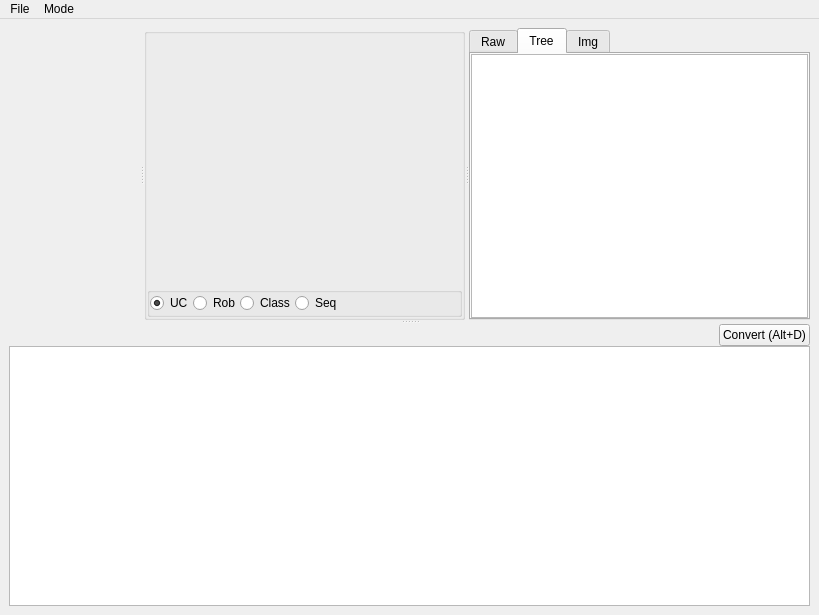
<?xml version="1.0" encoding="UTF-8"?>
<ui version="4.0">
 <class>MainWindow</class>
 <widget class="QMainWindow" name="MainWindow">
  <property name="geometry">
   <rect>
    <x>0</x>
    <y>0</y>
    <width>819</width>
    <height>615</height>
   </rect>
  </property>
  <property name="sizePolicy">
   <sizepolicy hsizetype="Preferred" vsizetype="Preferred">
    <horstretch>0</horstretch>
    <verstretch>0</verstretch>
   </sizepolicy>
  </property>
  <property name="windowTitle">
   <string>PlantUML to Structs viewer</string>
  </property>
  <property name="windowIcon">
   <iconset resource="resources/resources.qrc">
    <normaloff>:/img/logo.png</normaloff>:/img/logo.png</iconset>
  </property>
  <widget class="QWidget" name="centralwidget">
   <layout class="QGridLayout" name="gridLayout_5">
    <item row="0" column="0">
     <widget class="QSplitter" name="splitter_2">
      <property name="orientation">
       <enum>Qt::Vertical</enum>
      </property>
      <widget class="QSplitter" name="splitter">
       <property name="orientation">
        <enum>Qt::Horizontal</enum>
       </property>
       <widget class="QWidget" name="dirTree" native="true">
        <property name="sizePolicy">
         <sizepolicy hsizetype="Preferred" vsizetype="Preferred">
          <horstretch>0</horstretch>
          <verstretch>0</verstretch>
         </sizepolicy>
        </property>
       </widget>
       <widget class="QGroupBox" name="groupBox">
        <property name="sizePolicy">
         <sizepolicy hsizetype="Preferred" vsizetype="Preferred">
          <horstretch>0</horstretch>
          <verstretch>0</verstretch>
         </sizepolicy>
        </property>
        <property name="title">
         <string/>
        </property>
        <layout class="QGridLayout" name="gridLayout_4">
         <property name="leftMargin">
          <number>0</number>
         </property>
         <property name="topMargin">
          <number>0</number>
         </property>
         <property name="rightMargin">
          <number>0</number>
         </property>
         <property name="bottomMargin">
          <number>0</number>
         </property>
         <property name="spacing">
          <number>0</number>
         </property>
         <item row="0" column="0" rowspan="2" colspan="2">
          <widget class="QCodeEditor" name="codeEditor" native="true">
           <property name="sizePolicy">
            <sizepolicy hsizetype="Preferred" vsizetype="Preferred">
             <horstretch>0</horstretch>
             <verstretch>0</verstretch>
            </sizepolicy>
           </property>
          </widget>
         </item>
         <item row="1" column="1">
          <widget class="QGroupBox" name="groupBox_2">
           <property name="minimumSize">
            <size>
             <width>0</width>
             <height>30</height>
            </size>
           </property>
           <property name="maximumSize">
            <size>
             <width>16777215</width>
             <height>30</height>
            </size>
           </property>
           <property name="title">
            <string/>
           </property>
           <layout class="QGridLayout" name="gridLayout_2">
            <property name="leftMargin">
             <number>0</number>
            </property>
            <property name="topMargin">
             <number>0</number>
            </property>
            <property name="rightMargin">
             <number>0</number>
            </property>
            <property name="bottomMargin">
             <number>0</number>
            </property>
            <property name="spacing">
             <number>0</number>
            </property>
            <item row="0" column="0">
             <layout class="QHBoxLayout" name="horizontalLayout_3">
              <property name="sizeConstraint">
               <enum>QLayout::SetDefaultConstraint</enum>
              </property>
              <item>
               <widget class="QRadioButton" name="radioButtonUc">
                <property name="layoutDirection">
                 <enum>Qt::LeftToRight</enum>
                </property>
                <property name="text">
                 <string>UC</string>
                </property>
                <property name="checked">
                 <bool>true</bool>
                </property>
               </widget>
              </item>
              <item>
               <widget class="QRadioButton" name="radioButtonRob">
                <property name="layoutDirection">
                 <enum>Qt::LeftToRight</enum>
                </property>
                <property name="text">
                 <string>Rob</string>
                </property>
               </widget>
              </item>
              <item>
               <widget class="QRadioButton" name="radioButtonClass">
                <property name="layoutDirection">
                 <enum>Qt::LeftToRight</enum>
                </property>
                <property name="text">
                 <string>Class</string>
                </property>
               </widget>
              </item>
              <item>
               <widget class="QRadioButton" name="radioButtonSeq">
                <property name="layoutDirection">
                 <enum>Qt::LeftToRight</enum>
                </property>
                <property name="text">
                 <string>Seq</string>
                </property>
               </widget>
              </item>
              <item>
               <spacer name="horizontalSpacer_2">
                <property name="orientation">
                 <enum>Qt::Horizontal</enum>
                </property>
                <property name="sizeHint" stdset="0">
                 <size>
                  <width>40</width>
                  <height>20</height>
                 </size>
                </property>
               </spacer>
              </item>
             </layout>
            </item>
           </layout>
          </widget>
         </item>
        </layout>
       </widget>
       <widget class="QTabWidget" name="tabWidget">
        <property name="sizePolicy">
         <sizepolicy hsizetype="Expanding" vsizetype="Expanding">
          <horstretch>0</horstretch>
          <verstretch>0</verstretch>
         </sizepolicy>
        </property>
        <property name="currentIndex">
         <number>1</number>
        </property>
        <widget class="QWidget" name="tabRaw">
         <attribute name="title">
          <string>Raw</string>
         </attribute>
         <layout class="QGridLayout" name="gridLayout">
          <property name="leftMargin">
           <number>0</number>
          </property>
          <property name="topMargin">
           <number>0</number>
          </property>
          <property name="rightMargin">
           <number>0</number>
          </property>
          <property name="bottomMargin">
           <number>0</number>
          </property>
          <property name="spacing">
           <number>0</number>
          </property>
          <item row="0" column="0">
           <widget class="QTextEdit" name="textEditJson"/>
          </item>
         </layout>
        </widget>
        <widget class="QWidget" name="tabTree">
         <attribute name="title">
          <string>Tree</string>
         </attribute>
         <layout class="QGridLayout" name="gridLayout_3">
          <property name="leftMargin">
           <number>0</number>
          </property>
          <property name="topMargin">
           <number>0</number>
          </property>
          <property name="rightMargin">
           <number>0</number>
          </property>
          <property name="bottomMargin">
           <number>0</number>
          </property>
          <property name="spacing">
           <number>0</number>
          </property>
          <item row="0" column="0">
           <widget class="QTreeView" name="treeViewJson"/>
          </item>
         </layout>
        </widget>
        <widget class="QWidget" name="tabImg">
         <attribute name="title">
          <string>Img</string>
         </attribute>
        </widget>
       </widget>
      </widget>
      <widget class="QWidget" name="layoutWidget">
       <layout class="QVBoxLayout" name="verticalLayout">
        <property name="spacing">
         <number>0</number>
        </property>
        <item>
         <layout class="QHBoxLayout" name="horizontalLayout">
          <property name="spacing">
           <number>0</number>
          </property>
          <item>
           <spacer name="horizontalSpacer">
            <property name="orientation">
             <enum>Qt::Horizontal</enum>
            </property>
            <property name="sizeHint" stdset="0">
             <size>
              <width>40</width>
              <height>20</height>
             </size>
            </property>
           </spacer>
          </item>
          <item>
           <widget class="QPushButton" name="pushBtnConvert">
            <property name="text">
             <string>Convert (Alt+D)</string>
            </property>
            <property name="shortcut">
             <string>Alt+D</string>
            </property>
           </widget>
          </item>
         </layout>
        </item>
        <item>
         <widget class="QTextEdit" name="textEditLog"/>
        </item>
       </layout>
      </widget>
     </widget>
    </item>
   </layout>
  </widget>
  <widget class="QMenuBar" name="menuBar">
   <property name="geometry">
    <rect>
     <x>0</x>
     <y>0</y>
     <width>819</width>
     <height>21</height>
    </rect>
   </property>
   <widget class="QMenu" name="menuFile">
    <property name="title">
     <string>File</string>
    </property>
    <addaction name="actionExit"/>
   </widget>
   <widget class="QMenu" name="menuMode">
    <property name="title">
     <string>Mode</string>
    </property>
    <addaction name="actionProject"/>
    <addaction name="actionTry"/>
   </widget>
   <addaction name="menuFile"/>
   <addaction name="menuMode"/>
  </widget>
  <action name="actionProject">
   <property name="text">
    <string>Project</string>
   </property>
  </action>
  <action name="actionTry">
   <property name="text">
    <string>Try</string>
   </property>
  </action>
  <action name="actionExit">
   <property name="text">
    <string>Exit</string>
   </property>
  </action>
 </widget>
 <customwidgets>
  <customwidget>
   <class>QCodeEditor</class>
   <extends>QWidget</extends>
   <header location="global">internal/QCodeEditor.hpp</header>
   <container>1</container>
  </customwidget>
 </customwidgets>
 <resources>
  <include location="resources/resources.qrc"/>
 </resources>
 <connections/>
</ui>
